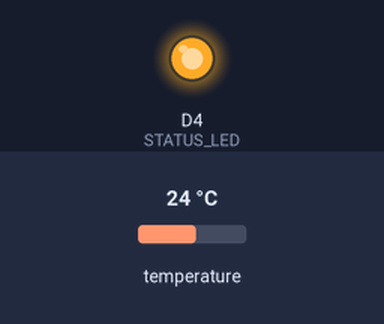
Bench run of a sketch on a simulated ESP8266 (Wemos D1 mini). On the bench: output pins drawn as LEDs (lit = HIGH). The inputs (shaded band) are chosen by the test bench; at power-on: temperature 24 °C. WiFi joins after 1.5 s; servers stay silent unless stated; what the sketch prints to the serial monitor is not drawn.

Above: at 4.0 s.
At 5.2 s:
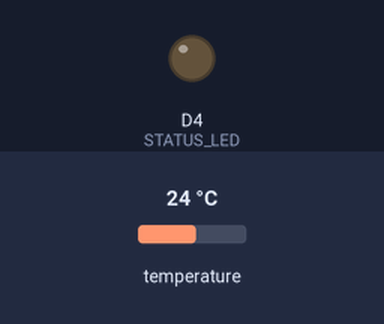
Timing chart, 0 to 9.9 s (numbered marks = the images above):
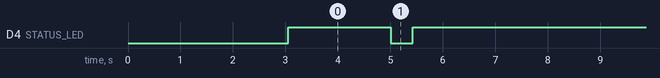

Measured:
- by itself, D4 (STATUS_LED): alternates HIGH for 4.8 s and LOW for 0.44 s

The sketch:

esp8266-1wiretemp.ino
```cpp
/*
 * ESP8266 ThingSpeak WiFi 1-wire thermometer app
 * By Jan Grmela <grmela@gmail.com> in 2018-2020
 *
 * Tested successfully on a cheap Chinese WEMOS D1 mini copy
 * connected to Dallas DS18B20 this way:
 * - http://www.esp8266learning.com/wemos-mini-ds18b20-temperature-sensor-example.php
 * - https://diyprojects.io/temperature-measurement-ds18b20-arduino-code-compatible-esp8266-esp32-publication-domoticz-http/
 *
 * - Reads the temperature from all connected 1-wire thermometers
 * - Sends the temperatures to a ThingSpeak channel
 * - Using the offset setting may also kinda join multiple D1s to one
 *   channel (works best when the submission frequency is low or you
 *   have some better than free subscription)
 *
 * Features:
 * - WiFi SSID failover
 * - Some kind of "if the sensor is fucked, try to make it running again"
 * - Parasitic power compatible
 * - Celsius temperature output
 *
 * Tested on Arduion 1.8.12 on 4/2020
 */

/*
 *  DO WHAT THE FUCK YOU WANT TO PUBLIC LICENSE
                   Version 2, December 2004

Copyright (C) 2004 Sam Hocevar <sam@hocevar.net>

Everyone is permitted to copy and distribute verbatim or modified
copies of this license document, and changing it is allowed as long
as the name is changed.

           DO WHAT THE FUCK YOU WANT TO PUBLIC LICENSE
  TERMS AND CONDITIONS FOR COPYING, DISTRIBUTION AND MODIFICATION

 0. You just DO WHAT THE FUCK YOU WANT TO.
 */

#include <ESP8266WiFi.h>
#include <WiFiClient.h>
#include <OneWire.h>
#include <DallasTemperature.h>
#include <ThingSpeak.h>

/* SETTINGS GO BELOW */

// ThingSpeak settings
#define CHANNEL_NUMBER 123456
const char * myWriteAPIKey = "YOUR_TS_API_KEY";
#define CHANNEL_OFFSET 0 // wanna put more D1s in one channel? Increase this by connect sensors count

// primary & secondary WiFi credentials
const char* ssid = "first_wifi";
const char* password = "first_password";
const char* ssid_backup = "backup_wifi";
const char* password_backup = "backup_password";
#define FAILOVER_TRIES 30 // how many times try to connect to primary WiFi SSID before switching to backup

/* SETTINGS END */


/* LED blink status - blink counts */
#define STATUS_OK 1
#define STATUS_THERMO_DISCONNECTED 2
#define STATUS_WIFI_CONNECT_FAILED 3
#define STATUS_WIFI_LOST 4
#define STATUS_WIFI_OTHER_ERROR 5
#define STATUS_TS_ERROR 6

#define ONE_WIRE_BUS D3 // temperature sensor pin
#define ONE_WIRE_MAX_DEV 4 // the maximum number of devices
#define INTERVAL 5000L // LED indicator blink interval
#define STATUS_LED D4 // LED pin
#define DURATION_TEMP 120 // temperature measurement frequency
#define TEMPERATURE_PRECISION_PARASITE 9 // set lower measurement precision for parasitic-powered devices

OneWire oneWire(ONE_WIRE_BUS);
DallasTemperature DS18B20(&oneWire);
int numberOfDevices; // number of temperature devices found
DeviceAddress devAddr[ONE_WIRE_MAX_DEV];  // an array device temperature sensors
float tempDev[ONE_WIRE_MAX_DEV]; // saving the last measurement of temperature
float tempDevLast[ONE_WIRE_MAX_DEV]; // previous temperature measurement
long lastTemp; // the last measurement
WiFiClient client;

String GetAddressToString(DeviceAddress deviceAddress){
  String str = "";
  for (uint8_t i = 0; i < 8; i++){
    if(deviceAddress[i] < 16) str += String(0, HEX);
    str += String(deviceAddress[i], HEX);
  }
  return str;
}

void SetupDS18B20(){
  DS18B20.begin();

  Serial.print("Parasite power is: ");
  if( DS18B20.isParasitePowerMode() ){
    Serial.println("ON");
  }else{
    Serial.println("OFF");
  }

  numberOfDevices = DS18B20.getDeviceCount();
  Serial.print("Device count: ");
  Serial.println(numberOfDevices);

  lastTemp = millis();
  DS18B20.requestTemperatures();

  // Loop through each device, print out address
  for(int i=0; i<numberOfDevices; i++){
    // Search the wire for address
    if(DS18B20.getAddress(devAddr[i], i)){
      Serial.print("Found device ");
      Serial.print(i, DEC);
      Serial.print(" with address: " + GetAddressToString(devAddr[i]));
      Serial.println();
    }else{
      Serial.print("Found ghost device at ");
      Serial.print(i, DEC);
      Serial.print(" but could not detect address. Check power and cabling");
    }

    //Get resolution of DS18b20
    Serial.print("Resolution: ");
    Serial.print(DS18B20.getResolution(devAddr[i]));
    Serial.println();

    //Read temperature from DS18b20
    DS18B20.requestTemperatures();

    float tempC = DS18B20.getTempC(devAddr[i]);
    Serial.print("Temp C: ");
    Serial.println(tempC);
  }
}

void TempLoop(long now){
  if(now - lastTemp > DURATION_TEMP){ // take a measurement at a fixed time
    DS18B20.requestTemperatures();

    for(int i=0; i<numberOfDevices; i++){
      if(DS18B20.isParasitePowerMode()) {
        DS18B20.setWaitForConversion(true);

        DS18B20.setResolution(devAddr[i], TEMPERATURE_PRECISION_PARASITE);

        int numTries = 0;
        while(!DS18B20.isConversionComplete() && numTries++ < 10) {
          delay(100);
        }
      }
      else {
        DS18B20.setWaitForConversion(false); // no waiting for measurement
      }


      float tempC = DS18B20.getTempC(devAddr[i]); // measuring temperature in Celsius

      if(tempC == DEVICE_DISCONNECTED_C) {
         Serial.println("device disconnected");
      }

      tempDev[i] = tempC; // save the measured value to the array

      ThingSpeak.setField(i+1+CHANNEL_OFFSET, tempC);
    }
    ThingSpeak.writeFields(CHANNEL_NUMBER, myWriteAPIKey);

    DS18B20.requestTemperatures(); // initiate the temperature measurement
    lastTemp = millis();  // remember the last time measurement
  }
}

void setup() {
  Serial.begin(115200);
  WiFi.begin(ssid, password);
  Serial.println("");

  // wait for WiFi connection
  int triesDone = 0;
  bool triedFailover = false;
  Serial.print("Connecting to primary ssid ");
  Serial.print(ssid);
  Serial.print("...");
  while (WiFi.status() != WL_CONNECTED && triesDone <= FAILOVER_TRIES) {
    delay(500);
    Serial.print(".");
    triesDone++;
  }

  if(triesDone >= FAILOVER_TRIES) {
    Serial.println("");
    Serial.print("Primary ssid connection failed, switching to backup ssid ");
    Serial.print(ssid_backup);
    Serial.print("...");
    WiFi.disconnect();
    WiFi.begin(ssid_backup, password_backup);
  }

  while (WiFi.status() != WL_CONNECTED) {
    delay(500);
    Serial.print(".");
  }

  Serial.println("");
  Serial.println("Connected!");
  Serial.print("IP address: ");
  Serial.println(WiFi.localIP());

  SetupDS18B20();

  ThingSpeak.begin(client);

  pinMode(STATUS_LED, OUTPUT);
  digitalWrite(STATUS_LED, HIGH); // preset the status LED to OFF
}

int blink() {
  static unsigned long lastFlip = 0;
  static int count = 0;
  bool last = false;

  unsigned long now = millis();

  if(now - lastFlip >= 200) {
    digitalWrite(STATUS_LED, !digitalRead(STATUS_LED)); // internal ESP LED
    lastFlip = now;
    count++;
    if (count == 2) {
      count = 0;
      last = true;
      }
   }

   return (last) ? 1 : 0 ;
}

void loop() {
  unsigned long t = millis();
  static unsigned long lastBlink = 0;
  static int count = 0;
  int blinkTimes = 0;

  TempLoop(t);

  // diagnostic blinking statuses
  if(DS18B20.getDeviceCount() == 0) {
    blinkTimes = STATUS_THERMO_DISCONNECTED;
  }
  else if(WiFi.status() == WL_CONNECT_FAILED) {
    blinkTimes = STATUS_WIFI_CONNECT_FAILED;
  }
  else if(WiFi.status() == WL_CONNECTION_LOST || WiFi.status() == WL_DISCONNECTED) {
    blinkTimes = STATUS_WIFI_LOST;
  }
  else if(WiFi.status() != WL_CONNECTED) {
    blinkTimes = STATUS_WIFI_OTHER_ERROR;
  }
  else if(ThingSpeak.getLastReadStatus() != 200) {
    blinkTimes = STATUS_TS_ERROR;
  }
  else {
    blinkTimes = STATUS_OK;
  }

  if(count > 0) {
    count -= blink();
    lastBlink = t;
  }
  else {
    if(t - lastBlink >= INTERVAL) {
      count = blinkTimes;
    }
  }
}
```
